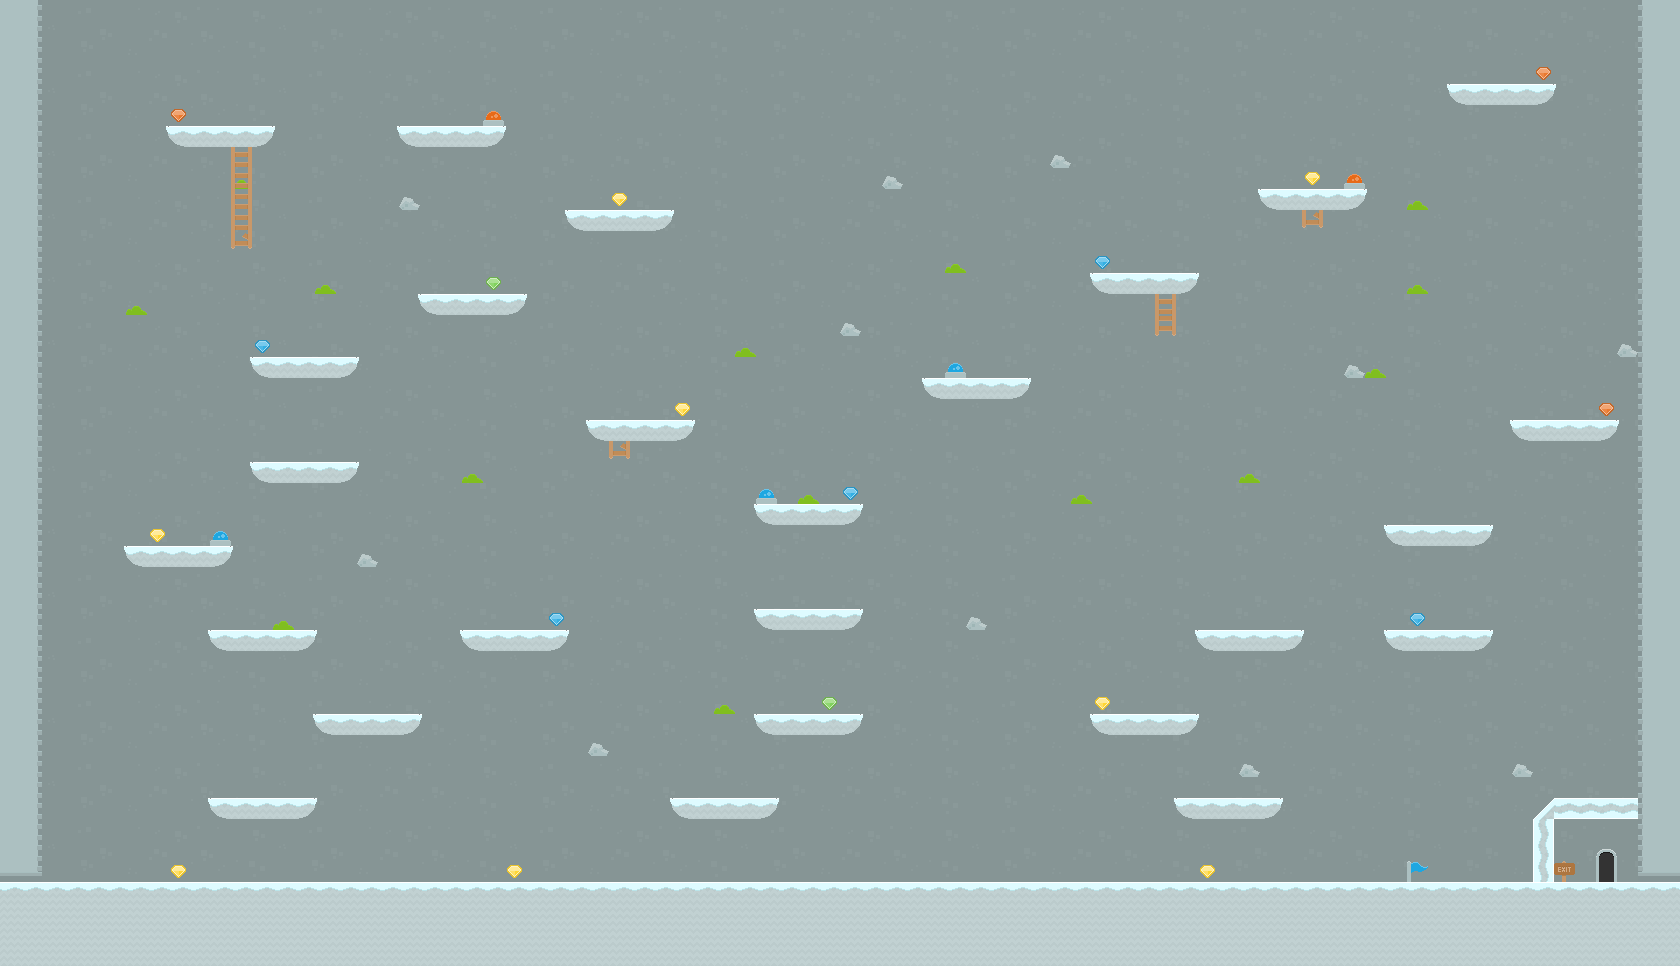

Rendered tile map (Tiled .tmx) drawn with the repository's tilesets; below, a short description and the map source with its tile grids summarised:
An orthogonal 80x46 tile map with 21x21 px tiles, 10 tile layers (bg2, clouds, Tile Layer 1, rewards, ...), 1 hidden layer not drawn, 3 tilesets.

<map version="1.0" orientation="orthogonal" renderorder="right-down" width="80" height="46" tilewidth="21" tileheight="21">
 <tileset firstgid="1" name="Tiles" tilewidth="21" tileheight="21" spacing="2" margin="2">
  <image source="tilemap.png" width="692" height="692" />
 </tileset>
 <tileset firstgid="901" name="backgrounds" tilewidth="77" tileheight="61">
  <image source="backgrounds.png" width="231" height="189" />
 </tileset>
 <tileset firstgid="910" name="backgrounds2" tilewidth="21" tileheight="21">
  <image source="backgrounds.png" width="231" height="189" />
 </tileset>
 <layer name="bg2" width="80" height="46">
  <data>[3680 cells, 3680 non-empty, 33 distinct tile ids]</data>
 </layer>
 <layer name="bg" width="80" height="46" visible="0">
  <data>[3680 cells, 3680 non-empty, 66 distinct tile ids]</data>
 </layer>
 <layer name="clouds" width="80" height="46">
  <data>[3680 cells, 25 non-empty, 2 distinct tile ids]</data>
 </layer>
 <layer name="Tile Layer 1" width="80" height="46">
  <data>[3680 cells, 488 non-empty, 8 distinct tile ids]</data>
 </layer>
 <layer name="rewards" width="80" height="46">
  <data>[3680 cells, 18 non-empty, 4 distinct tile ids]</data>
 </layer>
 <layer name="platforms" width="80" height="46">
  <data>[3680 cells, 182 non-empty, 5 distinct tile ids]</data>
 </layer>
 <layer name="objects" width="80" height="46">
  <data>[3680 cells, 2 non-empty, 2 distinct tile ids]</data>
 </layer>
 <layer name="trap" width="80" height="46">
  <data>[3680 cells, 8 non-empty, 2 distinct tile ids]</data>
 </layer>
 <layer name="trap2" width="80" height="46">
  <data>[3680 cells, 8 non-empty, 2 distinct tile ids]</data>
 </layer>
 <layer name="accessories" width="80" height="46">
  <data>[3680 cells, 16 non-empty, 7 distinct tile ids]</data>
 </layer>
 <layer name="enemies" width="80" height="46">
  <data>[3680 cells, 0 non-empty, 0 distinct tile ids]</data>
 </layer>
</map>
